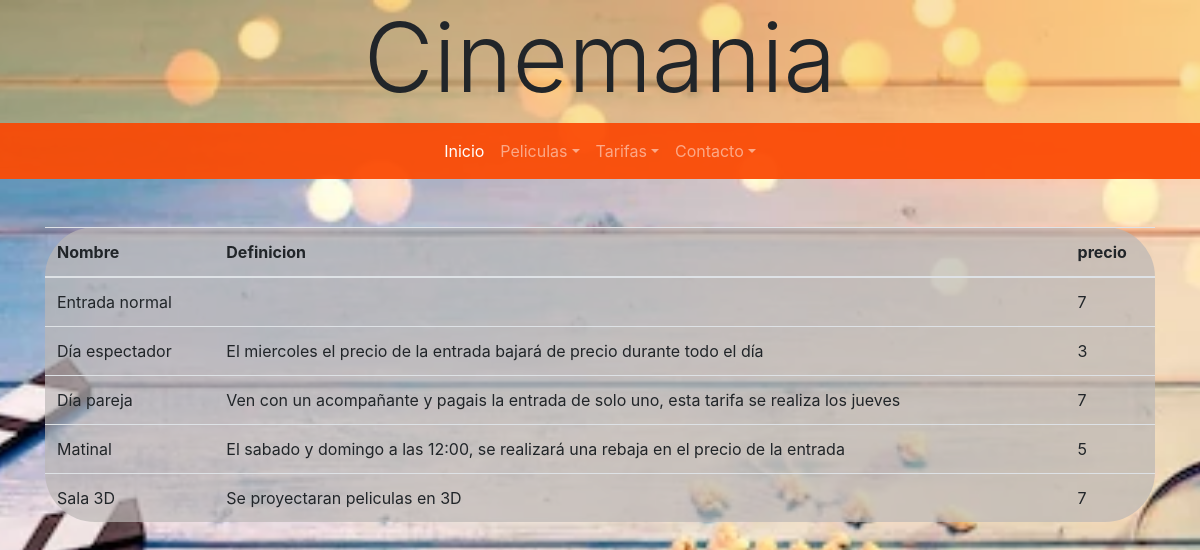
The page /php/controlador/tarifa.php on the database its author committed.
### tables this page shows
CREATE TABLE tarifa (
    idTipo int NOT NULL AUTO_INCREMENT,
    nombre varchar (45) NOT NULL,
    definicion varchar(100000) NOT NULL,
    precio FLOAT NOT NULL,
    CONSTRAINT PK_tarifa PRIMARY KEY (idTipo)
);

### php/controlador/tarifa.php (called while the page is built)
<?php
    require_once("../modelo/usuario.php");
    $pelicula = new Funcion();
    $tarifa =  $pelicula -> tarifa();
    include_once('../vista/tarifa.php');

### php/modelo/bd.php (called while the page is built, shortened)
<?php
abstract class DataBase {
    private static $server = 'localhost';
	private static $db = 'cine';
	private static $user = 'cine';
	private static $password = 'abc123.';
	private static $port=3306;
	public static function conexionPDO() {
		try {
			$connection = new PDO("mysql:host=".self::$server.";dbname=".self::$db.";port=".self::$port.";charset=utf8", self::$user, self::$password);
		}
		catch (PDOException $e) {
			echo "No se ha podido establecer conexión con el servidor de bases de datos.<br>";
			die ("Error: " . $e->getMessage());
		}
		return $connection;
	}
	public static function getConsultasPDO($consulta){
		$conexion = DataBase::conexionPDO();
		$resultado = $conexion->prepare($consulta);
		$resultado->execute();
		if ($resultado-> rowCount() > 0){
	    	return $resultado;
	    }
	    else{
	    	return "noo existe";
	    }
	}
}
?>

### php/modelo/usuario.php (called while the page is built, shortened)
<?php
    require_once('bd.php');
    class Funcion{
        public function tarifa(){
            $consulta ="SELECT *
                        from tarifa";
            return DataBase::getConsultasPDO($consulta);
        }
    }
?>

### php/vista/tarifa.php (the view, shortened to what this page needs)
<!DOCTYPE html>
<html>
<head>
    <link rel="stylesheet" href="https://stackpath.bootstrapcdn.com/bootstrap/4.4.1/css/bootstrap.min.css">
    <link rel="stylesheet" href="../../style/style.css">
</head>
<body class="cartelera">
<header class="container-fluid cabecera">
        <div class="row">
            <h1 class="col text-center display-1">Cinemania</h1>
        </div>
        <div class="row">
            <nav class="navbar navbar-expand-sm navbar-dark  col menu">
                <div class="collapse navbar-collapse" id="menu">
                    <ul class="navbar-nav mr-auto ml-auto lista">
                        <li class="nav-item active">
                            <a href="../vista/principal.php" class="nav-link">Inicio</a>
                        </li>
                        <li class="nav-item dropdown">
                            <a class="nav-link dropdown-toggle" data-toggle="dropdown">Peliculas</a>
                        </li>
                        <li class="nav-item dropdown">
                            <a class="nav-link dropdown-toggle" data-toggle="dropdown">Tarifas</a>
                        </li>
                        <li class="nav-item dropdown">
                            <a class="nav-link dropdown-toggle" data-toggle="dropdown">Contacto</a>
                        </li>
                    </ul>
                </div>
            </nav>
        </div>
    </header>
    <section class="container-sm mt-5">
        <table class="table princ">
            <thead>
                <tr>
                    <th scope="col">Nombre</th>
                    <th scope="col">Definicion</th>
                    <th scope="col">precio</th>
                </tr>
            </thead>
            <tbody>
            <?php
                while ($todo = $tarifa -> fetch()){
            ?>
                <tr id="<?php echo $todo['idTipo']?>">
                    <td><?php echo($todo['nombre']);?></td>
                    <td><?php echo($todo['definicion']);?></td>
                    <td><?php echo($todo['precio']);?></td>
                </tr>
                <?php
                }
            ?>
            </tbody>
        </table>
    </section>
</body>
</html>

### style/style.css (style rules this page uses)
body.cartelera { background-image:url("../../Proyecto-integrado/imagenes/cartelera.webp"); background-position: center center; background-repeat: no-repeat; background-attachment: fixed; background-size: cover; }
header.cabecera { background-color:rgba(245, 198, 97, .5); }
nav.menu { background-color:rgba(252, 69, 0, .9); }
.princ { background-color: rgba(187,183,182,.7); border-radius: 50px; }

### rows shown on the page
tarifa: nombre "Entrada normal", precio "7"
tarifa: nombre "Día espectador", definicion "El miercoles el precio de la entrada bajará de precio durante todo el día", precio "3"
tarifa: nombre "Día pareja", definicion "Ven con un acompañante y pagais la entrada de solo uno, esta tarifa se realiza los jueves", precio "7"
tarifa: nombre "Matinal", definicion "El sabado y domingo a las 12:00, se realizará una rebaja en el precio de la entrada", precio "5"
tarifa: nombre "Sala 3D", definicion "Se proyectaran peliculas en 3D", precio "7"
